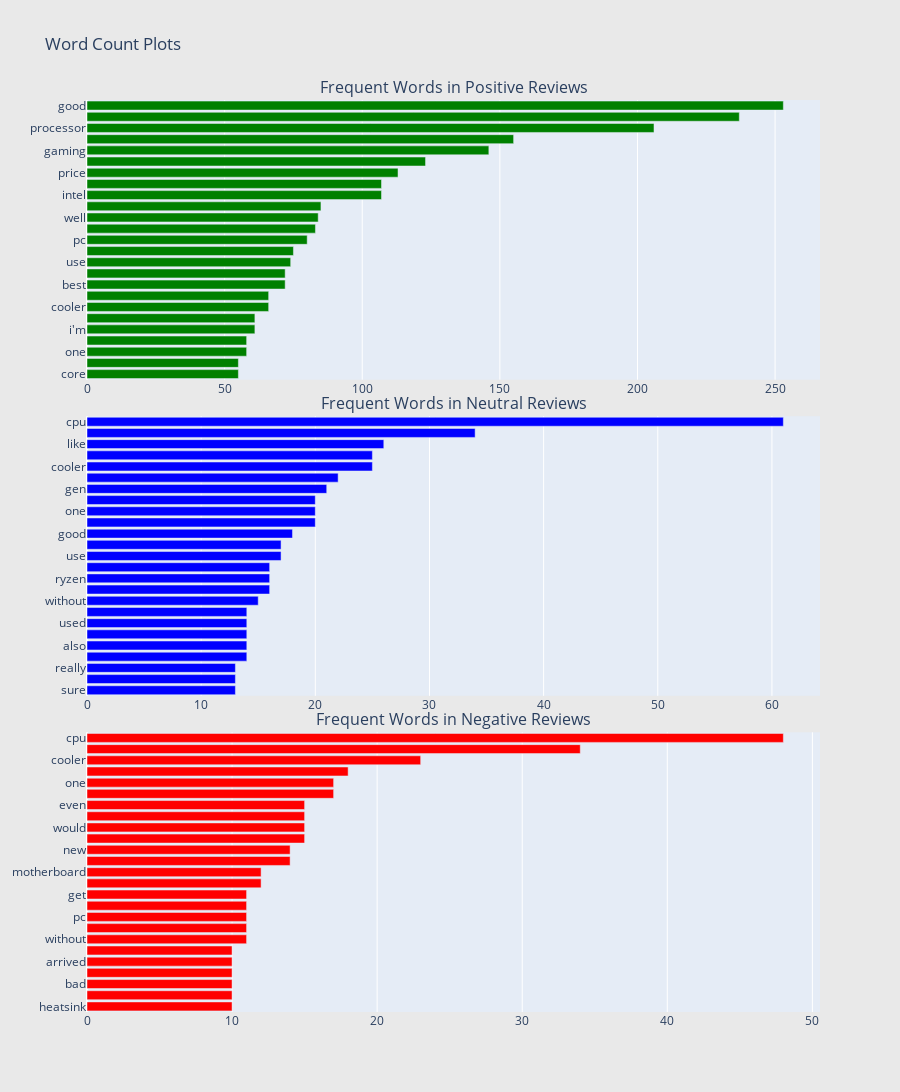

Notebook cell for this chart:
### Code cell
import pandas as pd
import plotly.graph_objects as go
import plotly.subplots as tools
from collections import defaultdict
from nltk.corpus import stopwords
import nltk

nltk.download('stopwords')

# Define stop words
STOPWORDS = set(stopwords.words('english'))

# Filtering data based on sentiment
review_pos = df[df["sentiment_numeric"] == 2].dropna()
review_neu = df[df["sentiment_numeric"] == 1].dropna()
review_neg = df[df["sentiment_numeric"] == 0].dropna()

# Custom function for n-gram generation
def generate_ngrams(text, n_gram=1):
    token = [token for token in text.lower().split(" ") if token != "" if token not in STOPWORDS]
    ngrams = zip(*[token[i:] for i in range(n_gram)])
    return [" ".join(ngram) for ngram in ngrams]

# Custom function for horizontal bar chart
def horizontal_bar_chart(df, color):
    trace = go.Bar(
        y=df["word"].values[::-1],
        x=df["wordcount"].values[::-1],
        showlegend=False,
        orientation='h',
        marker=dict(
            color=color,
        ),
    )
    return trace

# Get the bar chart from positive reviews
freq_dict = defaultdict(int)
for sent in review_pos["text"]:
    for word in generate_ngrams(sent):
        freq_dict[word] += 1
fd_sorted = pd.DataFrame(sorted(freq_dict.items(), key=lambda x: x[1], reverse=True))
fd_sorted.columns = ["word", "wordcount"]
trace0 = horizontal_bar_chart(fd_sorted.head(25), 'green')

# Get the bar chart from neutral reviews
freq_dict = defaultdict(int)
for sent in review_neu["text"]:
    for word in generate_ngrams(sent):
        freq_dict[word] += 1
fd_sorted = pd.DataFrame(sorted(freq_dict.items(), key=lambda x: x[1], reverse=True))
fd_sorted.columns = ["word", "wordcount"]
trace1 = horizontal_bar_chart(fd_sorted.head(25), 'blue')

# Get the bar chart from negative reviews
freq_dict = defaultdict(int)
for sent in review_neg["text"]:
    for word in generate_ngrams(sent):
        freq_dict[word] += 1
fd_sorted = pd.DataFrame(sorted(freq_dict.items(), key=lambda x: x[1], reverse=True))
fd_sorted.columns = ["word", "wordcount"]
trace2 = horizontal_bar_chart(fd_sorted.head(25), 'red')

# Creating subplots
fig = tools.make_subplots(rows=3, cols=1, vertical_spacing=0.04,
                          subplot_titles=["Frequent Words in Positive Reviews", 
                                          "Frequent Words in Neutral Reviews",
                                          "Frequent Words in Negative Reviews"])

fig.append_trace(trace0, 1, 1)
fig.append_trace(trace1, 2, 1)
fig.append_trace(trace2, 3, 1)

fig.update_layout(height=1200, width=900, paper_bgcolor='rgb(233,233,233)', title="Word Count Plots")
fig.show()

### Figure 1 — Plotly figure (JSON) as saved in the notebook; plotly's stock layout.template omitted (floating-point values rounded to 4 significant figures)
{"data": [{"marker": {"color": "green"}, "orientation": "h", "showlegend": false, "type": "bar", "x": [55, 55, 58, 58, 61, 61, 66, 66, 72, 72, 74, 75, 80, 83, 84, 85, 107, 107, 113, 123, 146, 155, 206, 237, 253], "xaxis": "x", "y": ["core", "fast", "one", "without", "i'm", "like", "cooler", "get", "best", "also", "use", "graphics", "pc", "even", "well", "games", "intel", "works", "price", "performance", "gaming", "great", "processor", "cpu", "good"], "yaxis": "y"}, {"marker": {"color": "blue"}, "orientation": "h", "showlegend": false, "type": "bar", "x": [13, 13, 13, 14, 14, 14, 14, 14, 15, 16, 16, 16, 17, 17, 18, 20, 20, 20, 21, 22, 25, 25, 26, 34, 61], "xaxis": "x2", "y": ["sure", "gaming", "really", "first", "also", "much", "used", "get", "without", "box", "ryzen", "product", "use", "intel", "good", "would", "one", "new", "gen", "price", "cooler", "even", "like", "processor", "cpu"], "yaxis": "y2"}, {"marker": {"color": "red"}, "orientation": "h", "showlegend": false, "type": "bar", "x": [10, 10, 10, 10, 10, 10, 11, 11, 11, 11, 11, 12, 12, 14, 14, 15, 15, 15, 15, 17, 17, 18, 23, 34, 48], "xaxis": "x3", "y": ["heatsink", "came", "bad", "fan", "arrived", "packaging", "without", "product", "pc", "work", "get", "use", "motherboard", "buy", "new", "bought", "would", "box", "even", "like", "one", "intel", "cooler", "processor", "cpu"], "yaxis": "y3"}], "layout": {"annotations": [{"font": {"size": 16}, "showarrow": false, "text": "Frequent Words in Positive Reviews", "x": 0.5, "xanchor": "center", "xref": "paper", "y": 1, "yanchor": "bottom", "yref": "paper"}, {"font": {"size": 16}, "showarrow": false, "text": "Frequent Words in Neutral Reviews", "x": 0.5, "xanchor": "center", "xref": "paper", "y": 0.6533, "yanchor": "bottom", "yref": "paper"}, {"font": {"size": 16}, "showarrow": false, "text": "Frequent Words in Negative Reviews", "x": 0.5, "xanchor": "center", "xref": "paper", "y": 0.3067, "yanchor": "bottom", "yref": "paper"}], "height": 1200, "paper_bgcolor": "rgb(233,233,233)", "title": {"text": "Word Count Plots"}, "width": 900, "xaxis": {"anchor": "y", "autorange": true, "domain": [0, 1], "range": [0, 266.3], "type": "linear"}, "xaxis2": {"anchor": "y2", "autorange": true, "domain": [0, 1], "range": [0, 64.21], "type": "linear"}, "xaxis3": {"anchor": "y3", "autorange": true, "domain": [0, 1], "range": [0, 50.53], "type": "linear"}, "yaxis": {"anchor": "x", "autorange": true, "domain": [0.6933, 1], "range": [-0.5, 24.5], "type": "category"}, "yaxis2": {"anchor": "x2", "autorange": true, "domain": [0.3467, 0.6533], "range": [-0.5, 24.5], "type": "category"}, "yaxis3": {"anchor": "x3", "autorange": true, "domain": [0, 0.3067], "range": [-0.5, 24.5], "type": "category"}}}
